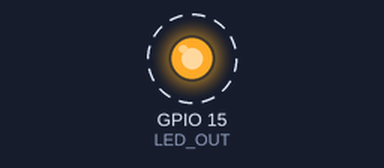
Recording of a program running on a simulated ESP32-S3. On the bench: output pins drawn as LEDs (lit = HIGH). Dashed ring = blinking. What the program prints to the serial monitor is not drawn.

Above: at 0.5 s.
Timing chart, 0 to 4.6 s (numbered marks = the images above):
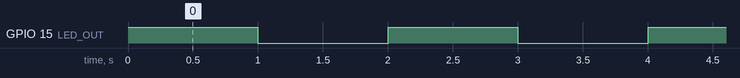

The program:

main.cpp
```cpp
#include <Arduino.h>

// Визначаємо цифровий пін, до якого підключимо зовнішній світлодіод.
// Суфікс _OUT одразу підказує, що цей пін працює на вихід.
// #define LED_OUT 15
constexpr uint8_t LED_OUT = 15; // Визначаємо пін для світлодіода

void setup() {
    // Налаштовуємо пін як вихід (OUTPUT), щоб контролер міг подавати на нього напругу
    pinMode(LED_OUT, OUTPUT);
    Serial.begin(115200); // Ініціалізуємо серійний порт для виводу інформації
}

void loop() {
    digitalWrite(LED_OUT, HIGH); // Вмикаємо світлодіод (подаємо 3.3 В)
    Serial.println("Світлодіод увімкнено"); // Виводимо повідомлення в серійний порт
    delay(1000);                 // Чекаємо 1 секунду (1000 мілісекунд)


    digitalWrite(LED_OUT, LOW);  // Вимикаємо світлодіод (подаємо 0 В)
    Serial.println("Світлодіод вимкнено"); // Виводимо повідомлення в серійний порт
    delay(1000);                 // Чекаємо 1 секунду

}
```

Measured:
- by itself, GPIO 15 (LED_OUT): alternates HIGH for 1.0 s and LOW for 1.0 s
